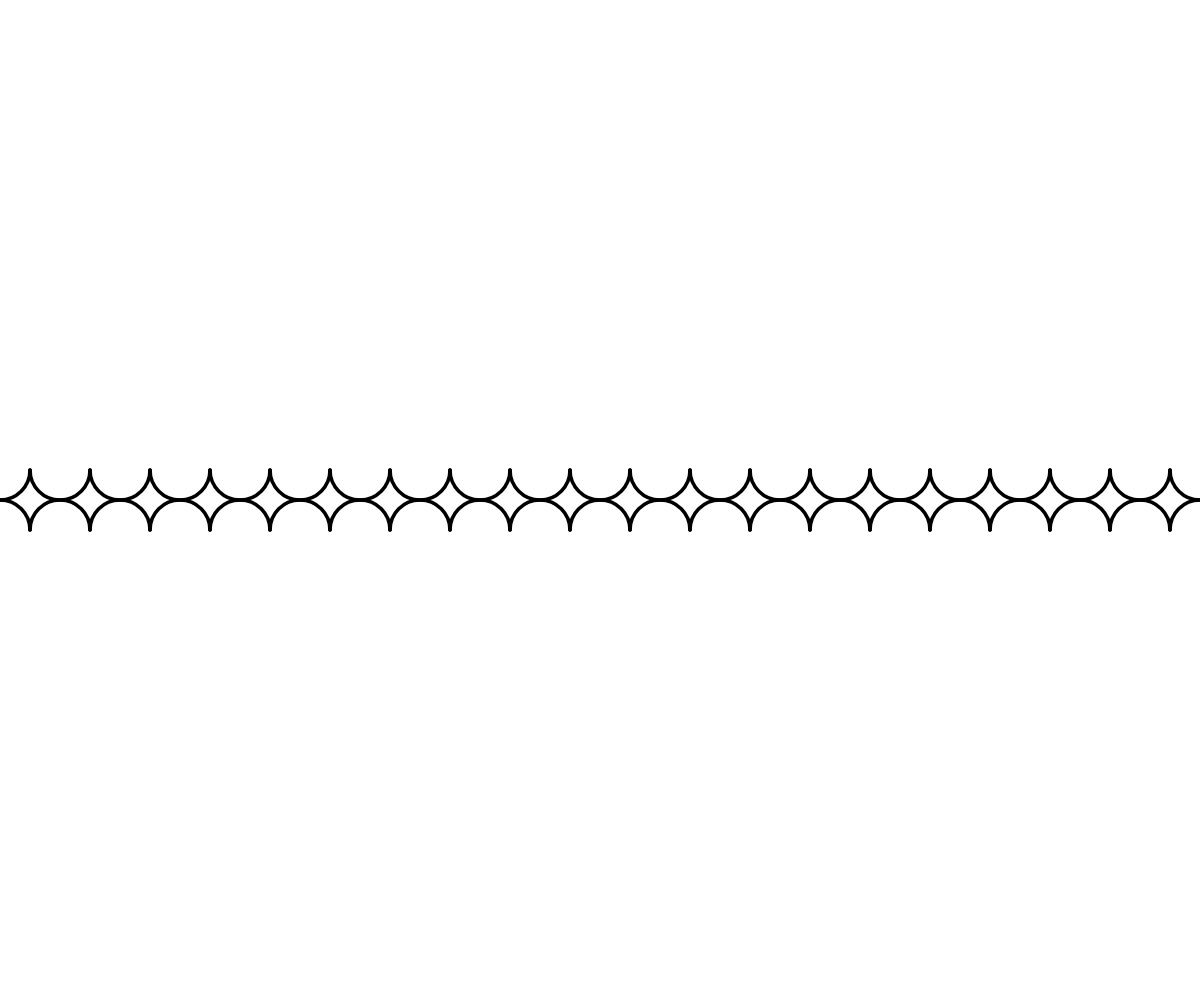
Frame 1 (no input)
Frame 2 (the mouse pressed at the canvas centre, redrawn once): identical to frame 1, image omitted

The p5.js sketch that drew this single still picture (run headless with seeded random() and noise() and a simulated clock; the mouse was pressed at the canvas centre and the sketch redrawn once):

// p5.js sketch
// ── sketch.js
/*
  Two scalloped (half-circle) lines that touch:
  - Upper line: bottom semicircles (0 -> PI)
  - Lower line: top semicircles (PI -> 0)
  Centers are vertically separated by exactly one diameter so the top of the
  lower semicircle touches the bottom of the upper semicircle.
  Responsive to window size.
*/

let cfg = {
  diameter: 60,       // diameter of each semicircle
  strokeRel: 0.06     // stroke weight relative to diameter
};

function setup() {
  createCanvas(windowWidth, windowHeight);
  noFill();
  stroke(0);
  recalculatesStyle();
  noLoop();
}

function draw() {
  background(255);

  let d = cfg.diameter;
  let spacing = d; // centers side-by-side

  // center the touching pair vertically
  let centerY = height / 2;
  // place upper and lower so their centers differ by exactly d
  let upperY = centerY - d * 0.5;
  let lowerY = centerY + d * 0.5;

  // start slightly off-canvas for clean tiling
  let startX = -d;
  let endX = width + d;

  // draw upper line (bottom semicircles) so their bottoms touch the lower tops
  drawSideBySideScallops(startX, endX, upperY, d, false, 0);

  // draw lower line (top semicircles)
  drawSideBySideScallops(startX, endX, lowerY, d, true, 0);
}

/*
  Draw semicircles side-by-side along a horizontal span.
  topArc = true -> draw top semicircle (PI -> 0)
  topArc = false -> draw bottom semicircle (0 -> PI)
*/
function drawSideBySideScallops(xStart, xEnd, y, diameter, topArc, xOffset) {
  strokeWeight(max(1, diameter * cfg.strokeRel));
  let spacing = diameter;
  let count = ceil((xEnd - xStart) / spacing) + 1;
  for (let i = 0; i <= count; i++) {
    let cx = xStart + i * spacing + xOffset;
    push();
    translate(cx, y);
    if (topArc) {
      arc(0, 0, diameter, diameter, PI, 0); // top semicircle
    } else {
      arc(0, 0, diameter, diameter, 0, PI); // bottom semicircle
    }
    pop();
  }
}

function recalculatesStyle() {
  strokeWeight(max(1, cfg.diameter * cfg.strokeRel));
}

function windowResized() {
  resizeCanvas(windowWidth, windowHeight);
  recalculatesStyle();
  redraw();
}
